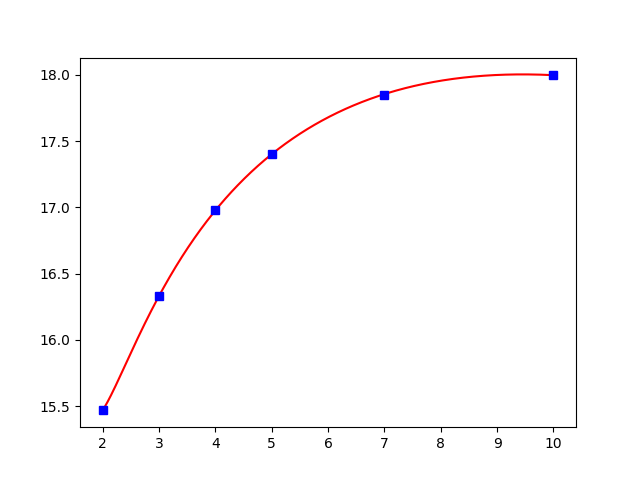

Here is the Python script that generated this plot:
import numpy as np
from scipy.optimize import minimize
import math as m
from numba import njit
from random import uniform, seed
import matplotlib.pyplot as plt

#uvid u kabinetu 88

bounds = [(1e-4, 5e-4), (0.1, 1.5), (5,15), (5,15), (20,30), (5,8), (55,75)]

x1 = [2,2,2,2,3,3,3,3,4,4,4,4,5,5,5,5,7,7,7,7,10,10,10,10]
x2 = [0.0002, 0.0005, 0.0010, 0.0020, 0.0002, 0.0005, 0.0010, 0.0020, 0.0002, 0.0005, 0.0010, 0.0020, 0.0002, 0.0005, 0.0010, 0.0020, 0.0002, 0.0005, 0.0010, 0.0020, 0.0002, 0.0005, 0.0010, 0.0020]
y = [15.47, 15.86 ,15.98 ,16.00 ,16.33 ,16.93 ,17.13 ,17.19 ,16.98 ,17.78 ,18.06 ,18.17 ,17.40 ,18.42 ,18.78 ,18.93 ,17.85 ,19.28 ,19.80 ,20.04 , 18.00 , 20.05 , 20.80 , 21.17 ]

@njit()
def y_app(constants, x1, x2):
    if len(constants) != 7:
        raise IndexError
    A, B, C, D, E, F, G = constants
    
    value = -(A*x1) / m.pow(x2, B)
    value += C * m.log10(x1) + D
    value += E/(m.pow(x1, F))
    value -= G*x2

    return value

def y_opt(constants, x1s, x2s, ys):
    sum = 0
    for x1, x2, y in zip(x1s, x2s, ys):
        sum += m.pow(y - y_app(constants, x1,x2),2)

    return sum

if __name__ == '__main__':
    seed(10)
    fun_value = 10000
    for i in range(50):
        constants = [uniform(1e-4,5e-4), uniform(10, 15)*1e-2, uniform(5,15), uniform(5,15), uniform(20,30), uniform(5,8), uniform(55,75)]
        res = minimize(y_opt, constants, args = (x1,x2,y), method='Nelder-Mead', tol=1e-4, bounds=bounds) 
        if res.fun < fun_value:
            print('i = ', i)
            print(res.fun)
            print(res.x)
            fun_value = res.fun
            final_constants = res.x


    _x2 = 0.0002
    x1_pred = np.arange(2,10.01, 0.01)

    x1_tr = []
    y_tr = []

    for i, _ in enumerate(x2):
        if x2[i] == _x2:
            x1_tr.append(x1[i])
            y_tr.append(y[i])

    y_pred = [y_app(final_constants, _x1, _x2) for _x1 in x1_pred]

    plt.plot(x1_pred, y_pred, color='r')
    plt.plot(x1_tr, y_tr, 'bs')
    plt.savefig('klk2.png')



